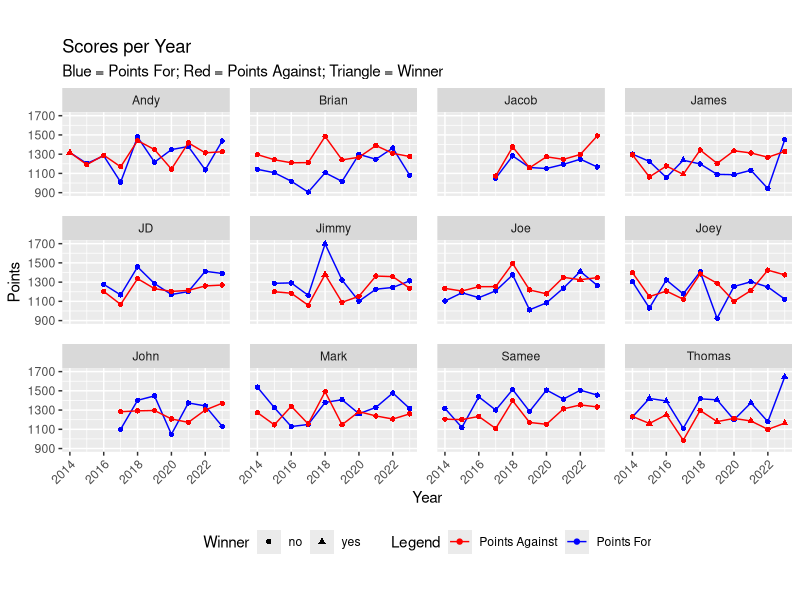

Source code (R):
## ---- chunk 1

library(tidyverse)
library(readr)
library(knitr)
library(kableExtra)

## ---- chunk 2


teams_info_2023_thru_2014_updated <- read_csv("teams_info_2023_thru_2014_updated_csv.csv", 
  col_types = cols(
    `Team ID` = col_double(),               
    `Owner First Name` = col_character(),   
    `Is League Creator` = col_character(),  
    `Playoff Seed` = col_double(),          
    `Final Rank` = col_double(),            
    `Wins` = col_double(),                  
    `Losses` = col_double(),                
    `Ties` = col_double(),                  
    `Points For` = col_double(),            
    `Points Against` = col_double(),        
    `Year` = col_double()                   
  )
)

## ---- chunk 3
teams_info_2023_thru_2014_updated <- teams_info_2023_thru_2014_updated %>%
  mutate(first_name_lower = ifelse(`Owner First Name` == "JD" , toupper(`Owner First Name`),
                                   ifelse(`Team ID` == 9, "Jimmy",  str_to_title(`Owner First Name`))))


## ---- chunk 4

# Create the summary table
summary_table <- teams_info_2023_thru_2014_updated %>%
  group_by(first_name_lower) %>%
  summarise(
    avg_points_against = round(mean(`Points Against`), 2),
    avg_points_for = round(mean(`Points For`), 2)
  ) %>%
  arrange(desc(avg_points_for))

# Rename columns for readability
summary_table <- summary_table %>%
  rename(
    `Team Name` = first_name_lower,
    `Average Points Against` = avg_points_against,
    `Average Points For` = avg_points_for
  )

# Display the table with kable and kableExtra with custom width
summary_table <- kable(summary_table, 
      caption = "Average Points For and Against by Team", 
      align = c("l", "c", "c")) %>%
  kable_styling(
    bootstrap_options = c("striped", "hover", "condensed", "responsive"),
    full_width = TRUE, # Set to TRUE to make the table wider
    position = "center"
  ) %>%
  column_spec(1, width = "15em") %>%   
  column_spec(2, width = "15em") %>%  
  column_spec(3, width = "15em") %>%  # 
  row_spec(0, bold = TRUE, color = "white", background = "#4CAF50", extra_css = "padding: 20px;")

summary_table
## ---- chunk 5

teams_info_2023_thru_2014_updated <- 
  teams_info_2023_thru_2014_updated %>%
  mutate(winner_y_n = ifelse(`Final Rank` == 1, "yes", "no"))


## ---- chunk 6
library(ggplot2)
library(dplyr)

scores_over_time_final <- teams_info_2023_thru_2014_updated %>%
  filter(first_name_lower != "Claude") %>%
  ggplot() +
  geom_point(aes(y = `Points For`, x = Year, shape = winner_y_n, color = "Points For")) +
  geom_line(aes(y = `Points For`, x = Year, color = "Points For")) +
  geom_point(aes(y = `Points Against`, x = Year, shape = winner_y_n, color = "Points Against")) +
  geom_line(aes(y = `Points Against`, x = Year, color = "Points Against")) +
  labs(
    title = "Scores per Year",
    subtitle = "Blue = Points For; Red = Points Against; Triangle = Winner",
    y = "Points",
    color = "Legend",
    shape = "Winner"
  ) +
  scale_color_manual(values = c("Points For" = "blue", "Points Against" = "red")) +
  facet_wrap(~first_name_lower) +
  theme(
    legend.position = "bottom",
    axis.text.x = element_text(angle = 45, hjust = 1.0),
    panel.spacing = unit(1, "lines"),
    aspect.ratio = 1/2
  )

scores_over_time_final
